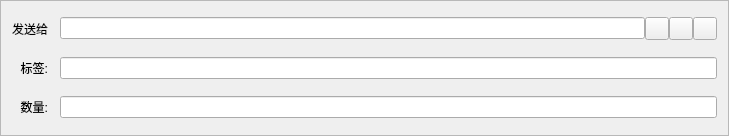
<?xml version="1.0" encoding="UTF-8"?>
<ui version="4.0">
 <class>SendCoinsEntry</class>
 <widget class="QFrame" name="SendCoinsEntry">
  <property name="geometry">
   <rect>
    <x>0</x>
    <y>0</y>
    <width>729</width>
    <height>136</height>
   </rect>
  </property>
  <property name="windowTitle">
   <string>表格</string>
  </property>
  <property name="frameShape">
   <enum>QFrame::StyledPanel</enum>
  </property>
  <property name="frameShadow">
   <enum>QFrame::Sunken</enum>
  </property>
  <layout class="QGridLayout" name="gridLayout">
   <property name="spacing">
    <number>12</number>
   </property>
   <item row="5" column="0">
    <widget class="QLabel" name="label">
     <property name="text">
      <string>数量:</string>
     </property>
     <property name="alignment">
      <set>Qt::AlignRight|Qt::AlignTrailing|Qt::AlignVCenter</set>
     </property>
     <property name="buddy">
      <cstring>payAmount</cstring>
     </property>
    </widget>
   </item>
   <item row="3" column="0">
    <widget class="QLabel" name="label_2">
     <property name="text">
      <string>发送给</string>
     </property>
     <property name="alignment">
      <set>Qt::AlignRight|Qt::AlignTrailing|Qt::AlignVCenter</set>
     </property>
     <property name="buddy">
      <cstring>payTo</cstring>
     </property>
    </widget>
   </item>
   <item row="5" column="1">
    <widget class="BitcoinAmountField" name="payAmount"/>
   </item>
   <item row="4" column="1">
    <layout class="QHBoxLayout" name="horizontalLayout_2">
     <property name="spacing">
      <number>0</number>
     </property>
     <item>
      <widget class="QValidatedLineEdit" name="addAsLabel">
       <property name="enabled">
        <bool>true</bool>
       </property>
       <property name="toolTip">
        <string>输入该地址的标签，将其添加到您的通讯录</string>
       </property>
      </widget>
     </item>
    </layout>
   </item>
   <item row="4" column="0">
    <widget class="QLabel" name="label_4">
     <property name="text">
      <string>标签:</string>
     </property>
     <property name="alignment">
      <set>Qt::AlignRight|Qt::AlignTrailing|Qt::AlignVCenter</set>
     </property>
     <property name="buddy">
      <cstring>addAsLabel</cstring>
     </property>
    </widget>
   </item>
   <item row="3" column="1">
    <layout class="QHBoxLayout" name="payToLayout">
     <property name="spacing">
      <number>0</number>
     </property>
     <item>
      <widget class="QValidatedLineEdit" name="payTo">
       <property name="toolTip">
        <string>到付款发送到地址  (e.g. 1NS17iag9jJgTHD1VXjvLCEnZuQ3rJDE9L)</string>
       </property>
       <property name="maxLength">
        <number>34</number>
       </property>
      </widget>
     </item>
     <item>
      <widget class="QToolButton" name="addressBookButton">
       <property name="toolTip">
        <string>从地址簿中选择地址</string>
       </property>
       <property name="text">
        <string/>
       </property>
       <property name="icon">
        <iconset resource="../bitcoin.qrc">
         <normaloff>:/icons/address-book</normaloff>:/icons/address-book</iconset>
       </property>
       <property name="shortcut">
        <string>Alt+A</string>
       </property>
      </widget>
     </item>
     <item>
      <widget class="QToolButton" name="pasteButton">
       <property name="toolTip">
        <string>从剪贴板中粘贴地址</string>
       </property>
       <property name="text">
        <string/>
       </property>
       <property name="icon">
        <iconset resource="../bitcoin.qrc">
         <normaloff>:/icons/editpaste</normaloff>:/icons/editpaste</iconset>
       </property>
       <property name="shortcut">
        <string>Alt+P</string>
       </property>
      </widget>
     </item>
     <item>
      <widget class="QToolButton" name="deleteButton">
       <property name="toolTip">
        <string>删除此收件人</string>
       </property>
       <property name="text">
        <string/>
       </property>
       <property name="icon">
        <iconset resource="../bitcoin.qrc">
         <normaloff>:/icons/remove</normaloff>:/icons/remove</iconset>
       </property>
      </widget>
     </item>
    </layout>
   </item>
  </layout>
 </widget>
 <customwidgets>
  <customwidget>
   <class>BitcoinAmountField</class>
   <extends>QLineEdit</extends>
   <header>bitcoinamountfield.h</header>
   <container>1</container>
  </customwidget>
  <customwidget>
   <class>QValidatedLineEdit</class>
   <extends>QLineEdit</extends>
   <header>qvalidatedlineedit.h</header>
  </customwidget>
 </customwidgets>
 <resources>
  <include location="../bitcoin.qrc"/>
 </resources>
 <connections/>
</ui>
